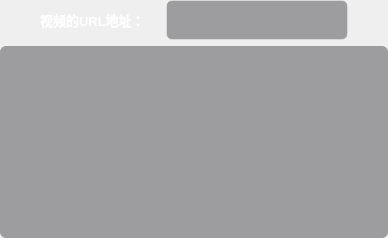
             <widget class="QWidget" name="page1">
              <property name="styleSheet">
               <string notr="true">#page1{
	background-color: rgba(255,255,255,0.0);
}</string>
              </property>
              <layout class="QVBoxLayout" name="verticalLayout_6">
               <property name="spacing">
                <number>6</number>
               </property>
               <property name="leftMargin">
                <number>0</number>
               </property>
               <property name="topMargin">
                <number>0</number>
               </property>
               <property name="rightMargin">
                <number>0</number>
               </property>
               <property name="bottomMargin">
                <number>0</number>
               </property>
               <item>
                <layout class="QHBoxLayout" name="functionHorizontalLayout5">
                 <item>
                  <spacer name="functionHorizontalSpacer9">
                   <property name="orientation">
                    <enum>Qt::Orientation::Horizontal</enum>
                   </property>
                   <property name="sizeType">
                    <enum>QSizePolicy::Policy::Fixed</enum>
                   </property>
                   <property name="sizeHint" stdset="0">
                    <size>
                     <width>40</width>
                     <height>20</height>
                    </size>
                   </property>
                  </spacer>
                 </item>
                 <item>
                  <layout class="QHBoxLayout" name="functionHorizontalLayout6">
                   <item>
                    <widget class="QLabel" name="functionLabel3">
                     <property name="minimumSize">
                      <size>
                       <width>120</width>
                       <height>40</height>
                      </size>
                     </property>
                     <property name="maximumSize">
                      <size>
                       <width>120</width>
                       <height>40</height>
                      </size>
                     </property>
                     <property name="styleSheet">
                      <string notr="true">QLabel{
	color: white;
	font-size: 10pt;
	font-family: &quot;黑体&quot;;
	font-weight: bold;
}</string>
                     </property>
                     <property name="text">
                      <string>视频的URL地址：</string>
                     </property>
                    </widget>
                   </item>
                   <item>
                    <widget class="QLineEdit" name="videoLineEdit1">
                     <property name="minimumSize">
                      <size>
                       <width>0</width>
                       <height>1</height>
                      </size>
                     </property>
                     <property name="maximumSize">
                      <size>
                       <width>16777215</width>
                       <height>40</height>
                      </size>
                     </property>
                     <property name="styleSheet">
                      <string notr="true">QLineEdit{
	border: 0px;
	outline: none;
	border-radius: 6px;
	padding: 0px 20px;
	font-size: 15px;
	background-color: rgba(35, 36, 41,0.4);
	border: 1px solid rgba(255,255,255,0.3);;
	color: white;
}

QLineEdit:focus{
	border: 1px solid #54A9FF;
}
</string>
                     </property>
                    </widget>
                   </item>
                  </layout>
                 </item>
                 <item>
                  <spacer name="functionHorizontalSpacer10">
                   <property name="orientation">
                    <enum>Qt::Orientation::Horizontal</enum>
                   </property>
                   <property name="sizeType">
                    <enum>QSizePolicy::Policy::Fixed</enum>
                   </property>
                   <property name="sizeHint" stdset="0">
                    <size>
                     <width>40</width>
                     <height>20</height>
                    </size>
                   </property>
                  </spacer>
                 </item>
                </layout>
               </item>
               <item>
                <widget class="QTextEdit" name="functionLogTextEdit1">
                 <property name="styleSheet">
                  <string notr="true">QTextEdit{
	border: 0px;
	outline: none;
	border-radius: 6px;
	padding: 0px 20px;
	font-size: 15px;
	background-color: rgba(35, 36, 41,0.4);
	color: white;
}

QTextEdit:focus{
	border: 1px solid #54A9FF;
}
</string>
                 </property>
                 <property name="readOnly">
                  <bool>true</bool>
                 </property>
                </widget>
               </item>
              </layout>
             </widget>
